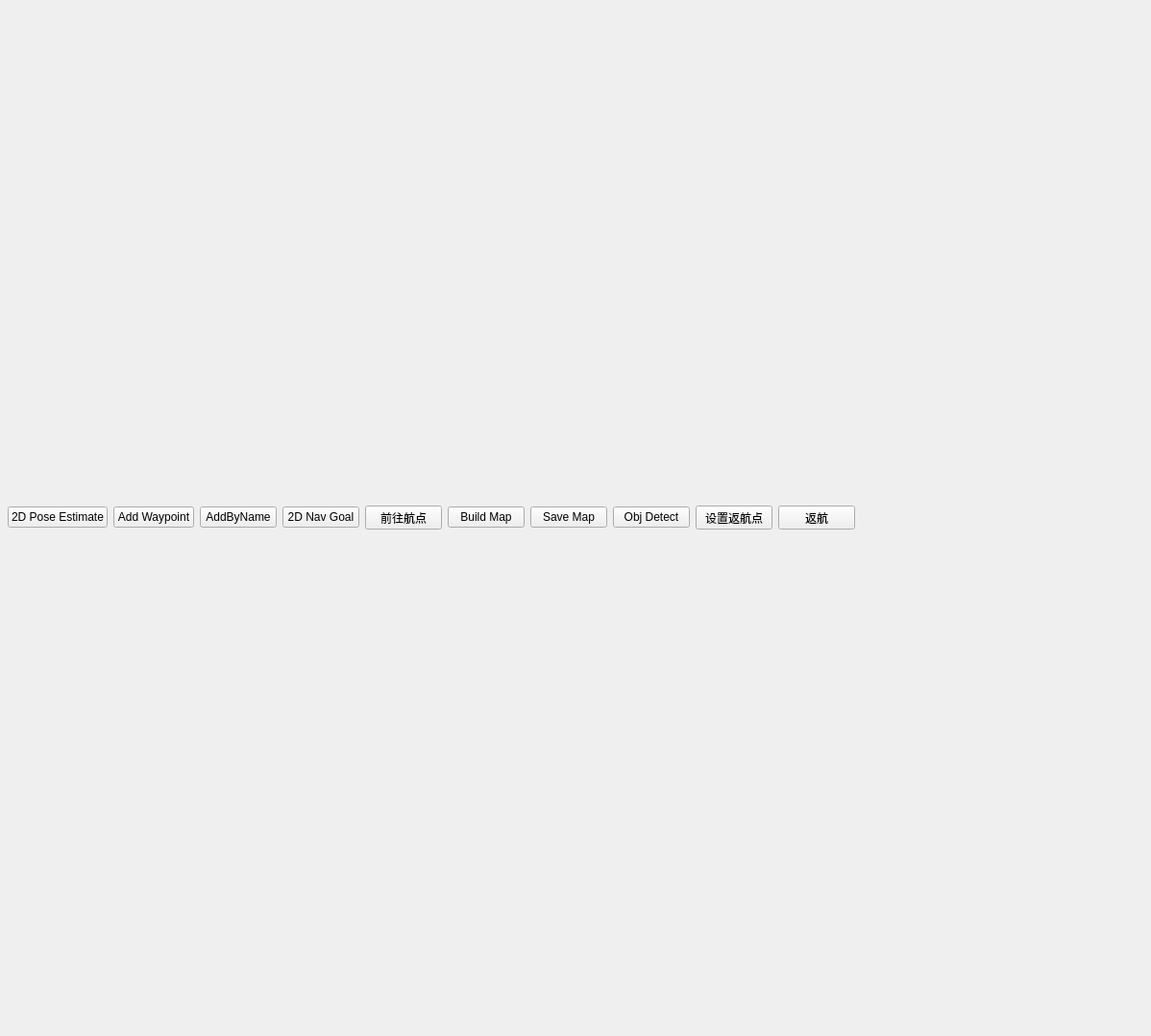
          <widget class="QWidget" name="tab_3">
           <attribute name="title">
            <string>rviz</string>
           </attribute>
           <widget class="QWidget" name="layoutWidget">
            <property name="geometry">
             <rect>
              <x>8</x>
              <y>8</y>
              <width>1181</width>
              <height>1061</height>
             </rect>
            </property>
            <layout class="QVBoxLayout" name="verticalLayout_14">
             <item>
              <layout class="QHBoxLayout" name="horizontalLayout_11">
               <item>
                <widget class="QPushButton" name="set_pos_btn">
                 <property name="maximumSize">
                  <size>
                   <width>16777215</width>
                   <height>16777215</height>
                  </size>
                 </property>
                 <property name="text">
                  <string>2D Pose Estimate</string>
                 </property>
                 <property name="icon">
                  <iconset resource="../resources/images.qrc">
                   <normaloff>:/images/classes/SetInitialPose.png</normaloff>:/images/classes/SetInitialPose.png</iconset>
                 </property>
                </widget>
               </item>
               <item>
                <widget class="QPushButton" name="add_point_btn">
                 <property name="text">
                  <string>Add Waypoint</string>
                 </property>
                 <property name="icon">
                  <iconset resource="../resources/images.qrc">
                   <normaloff>:/images/addwaypoint.png</normaloff>:/images/addwaypoint.png</iconset>
                 </property>
                </widget>
               </item>
               <item>
                <widget class="QPushButton" name="add_btn">
                 <property name="text">
                  <string>AddByName</string>
                 </property>
                </widget>
               </item>
               <item>
                <widget class="QPushButton" name="set_goal_btn">
                 <property name="text">
                  <string>2D Nav Goal</string>
                 </property>
                 <property name="icon">
                  <iconset resource="../resources/images.qrc">
                   <normaloff>:/images/classes/SetGoal.png</normaloff>:/images/classes/SetGoal.png</iconset>
                 </property>
                </widget>
               </item>
               <item>
                <widget class="QPushButton" name="goto_point_btn">
                 <property name="maximumSize">
                  <size>
                   <width>16777215</width>
                   <height>25</height>
                  </size>
                 </property>
                 <property name="text">
                  <string>前往航点</string>
                 </property>
                </widget>
               </item>
               <item>
                <widget class="QPushButton" name="build_map_btn">
                 <property name="text">
                  <string>Build Map</string>
                 </property>
                </widget>
               </item>
               <item>
                <widget class="QPushButton" name="save_map_btn">
                 <property name="text">
                  <string>Save Map</string>
                 </property>
                </widget>
               </item>
               <item>
                <widget class="QPushButton" name="obj_detect_btn">
                 <property name="text">
                  <string>Obj Detect</string>
                 </property>
                </widget>
               </item>
               <item>
                <widget class="QPushButton" name="set_return_btn">
                 <property name="maximumSize">
                  <size>
                   <width>16777215</width>
                   <height>25</height>
                  </size>
                 </property>
                 <property name="text">
                  <string>设置返航点</string>
                 </property>
                 <property name="icon">
                  <iconset resource="../resources/images.qrc">
                   <normaloff>:/images/set_return.png</normaloff>:/images/set_return.png</iconset>
                 </property>
                </widget>
               </item>
               <item>
                <widget class="QPushButton" name="return_btn">
                 <property name="maximumSize">
                  <size>
                   <width>16777215</width>
                   <height>25</height>
                  </size>
                 </property>
                 <property name="text">
                  <string>返航</string>
                 </property>
                 <property name="icon">
                  <iconset resource="../resources/images.qrc">
                   <normaloff>:/images/return.png</normaloff>:/images/return.png</iconset>
                 </property>
                </widget>
               </item>
               <item>
                <spacer name="horizontalSpacer_2">
                 <property name="orientation">
                  <enum>Qt::Horizontal</enum>
                 </property>
                 <property name="sizeHint" stdset="0">
                  <size>
                   <width>40</width>
                   <height>20</height>
                  </size>
                 </property>
                </spacer>
               </item>
              </layout>
             </item>
             <item>
              <layout class="QVBoxLayout" name="verticalLayout_build_map"/>
             </item>
            </layout>
           </widget>
          </widget>
